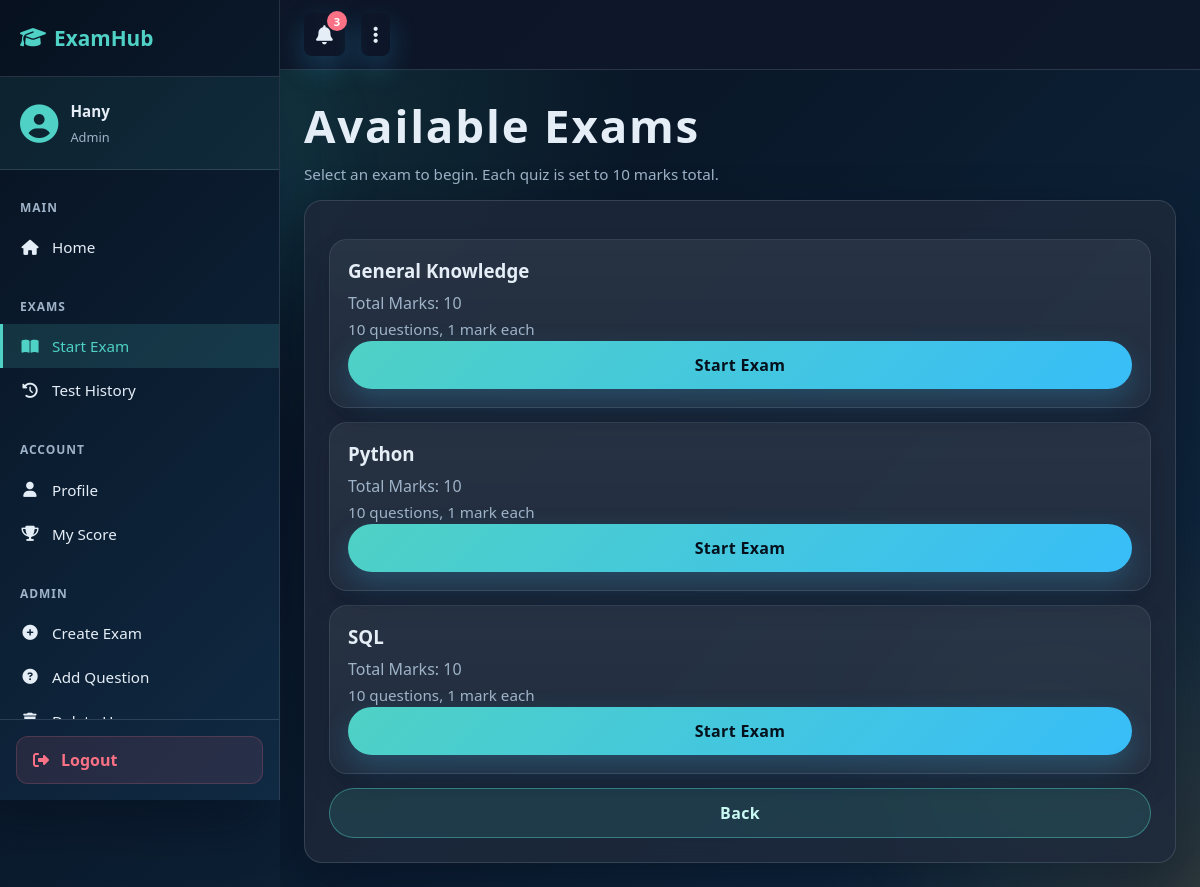
The app's page /start_exam (signed in) with its own data.
### tables this page shows
CREATE TABLE exams (
    id INTEGER PRIMARY KEY AUTOINCREMENT,
    name TEXT NOT NULL,
    total_marks INTEGER CHECK(total_marks > 0)
);

### app.py (the view)
@app.route("/start_exam")
def start_exam():
    if "user" not in session:
        return redirect("/")
    try:
        exams = get_exams()
        return render_template("take_exam.html", exams=exams)
    except Exception as e:
        return f"Error: {e}"

### config/db_config.py (called while the page is built)
def get_connection():
    db_path = os.getenv("DB_PATH", "exam.db")
    return sqlite3.connect(db_path)

### services/exam_service.py (called while the page is built)
def get_exams():
    conn = get_connection()
    cur = conn.cursor()
    cur.execute("SELECT * FROM exams")
    data = cur.fetchall()
    conn.close()
    return data

### templates/take_exam.html (shortened to what this page needs)
{% extends "base.html" %}
{% block content %}
<div class="page-intro">
    <h1 class="page-title">Available Exams</h1>
    <p class="subtle page-subtitle">Select an exam to begin. Each quiz is set to 10 marks total.</p>
</div>
<div class="container">
{% if exams %}
    {% for exam in exams %}
        <div class="card">
            <h3>{{ exam[1] }}</h3>
            <p>Total Marks: {{ exam[2] }}</p>
            <p class="meta">10 questions, 1 mark each</p>
            <a class="btn-link" href="{{ url_for('take_exam', exam_id=exam[0]) }}">Start Exam</a>
        </div>
    {% endfor %}
{% else %}
    <div class="empty-state">
        <i class="fas fa-inbox"></i>
        <p>No exams available</p>
    </div>
{% endif %}
<a href="/dashboard" class="btn-link secondary">Back</a>
</div>
{% endblock %}

### static/style.css (style rules this page uses)
:root { --bg-start: #07111f; --bg-end: #102a43; --surface: rgba(15, 23, 42, 0.8); --surface-strong: rgba(15, 23, 42, 0.95); --card: rgba(30, 41, 59, 0.84); --text: #e5eef7; --muted: #9fb3c8; --primary: #4fd1c5; --primary-strong: #38bdf8; --accent: #f59e0b; --danger: #fb7185; --border: rgba(148, 163, 184, 0.22); --shadow: 0 20px 50px rgba(2, 8, 23, 0.38); }
* { margin: 0; padding: 0; box-sizing: border-box; }
body { min-height: 100vh; padding: 0; display: flex; flex-direction: row; color: var(--text); font-family: "Segoe UI", "Trebuchet MS", "Verdana", sans-serif; background: radial-gradient(circle at top left, rgba(79, 209, 197, 0.22), transparent 26%), radial-gradient(circle at bottom right, rgba(245, 158, 11, 0.18), transparent 24%), linear-gradient(135deg, var(--bg-start), var(--bg-end)); overflow-x: hidden; }
body::before, body::after { content: ""; position: fixed; inset: auto; width: 260px; height: 260px; border-radius: 999px; filter: blur(50px); opacity: 0.35; pointer-events: none; z-index: 0; }
body::before { top: 5%; left: 3%; background: rgba(56, 189, 248, 0.35); }
body::after { bottom: 3%; right: 4%; background: rgba(79, 209, 197, 0.3); }
h1 { position: relative; z-index: 1; margin-top: 6px; text-align: center; font-size: clamp(2rem, 3.8vw, 3.2rem); letter-spacing: 0.04em; font-weight: 800; }
h2, h3, p, form, table { position: relative; z-index: 1; }
p { color: var(--muted); line-height: 1.6; }
a { color: inherit; text-decoration: none; display: inline-flex; }
.page-intro { margin-bottom: 14px; }
.page-title { margin-top: 0; margin-bottom: 6px; text-align: left; }
.page-subtitle { margin-bottom: 0; }
.container { position: relative; z-index: 1; width: min(100%, 460px); margin-top: 14px; padding: 28px; border-radius: 26px; background: linear-gradient(180deg, var(--surface), rgba(15, 23, 42, 0.72)); border: 1px solid var(--border); box-shadow: var(--shadow); backdrop-filter: blur(14px); text-align: center; }
.btn-link { width: 100%; justify-content: center; padding: 13px 18px; border-radius: 999px; cursor: pointer; font: inherit; font-weight: 700; letter-spacing: 0.02em; color: #04111d; background: linear-gradient(135deg, var(--primary), var(--primary-strong)); box-shadow: 0 12px 28px rgba(56, 189, 248, 0.22); transition: transform 0.2s ease, filter 0.2s ease, box-shadow 0.2s ease; }
.btn-link.secondary { color: #c8f8f2; background: rgba(79, 209, 197, 0.12); border: 1px solid rgba(79, 209, 197, 0.45); box-shadow: none; }
.card { margin: 14px 0; padding: 18px; border-radius: 18px; background: linear-gradient(180deg, rgba(255, 255, 255, 0.06), rgba(255, 255, 255, 0.03)); border: 1px solid rgba(148, 163, 184, 0.16); text-align: left; box-shadow: 0 14px 26px rgba(2, 8, 23, 0.18); transition: transform 0.2s ease, border-color 0.2s ease, background 0.2s ease; }
.card h3, .card h4 { margin-bottom: 8px; }
.meta, .subtle { color: var(--muted); font-size: 0.95rem; }
.content-wrapper > .container { width: min(100%, 980px); margin: 0 auto; padding: 24px; border-radius: 18px; background: var(--card); border: 1px solid var(--border); box-shadow: var(--shadow); }

### records on screen
exams: name "General Knowledge", total_marks "10"
exams: name "Python", total_marks "10"
exams: name "SQL", total_marks "10"

### other values on screen
{{ session.get('user', 'User') }} "Hany"
{{ session.get('role', 'Student').title() }} "Admin"
